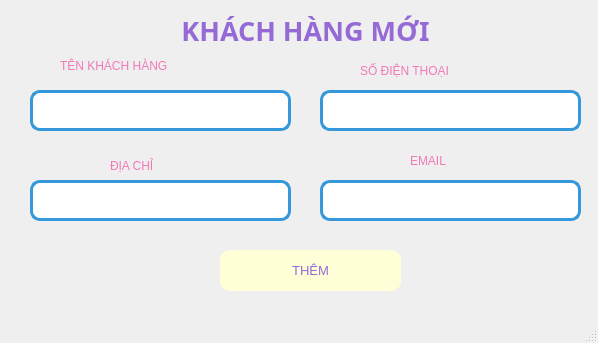
<?xml version="1.0" encoding="UTF-8"?>
<ui version="4.0">
 <class>MainWindow</class>
 <widget class="QMainWindow" name="MainWindow">
  <property name="geometry">
   <rect>
    <x>0</x>
    <y>0</y>
    <width>598</width>
    <height>343</height>
   </rect>
  </property>
  <property name="windowTitle">
   <string>MainWindow</string>
  </property>
  <widget class="QWidget" name="centralwidget">
   <widget class="QTextEdit" name="txt_email">
    <property name="geometry">
     <rect>
      <x>320</x>
      <y>180</y>
      <width>261</width>
      <height>41</height>
     </rect>
    </property>
    <property name="styleSheet">
     <string notr="true">border-radius: 10px;
        border: 3px solid #3498db;  /* Viền xanh dương */
        background-color: #ffffff</string>
    </property>
   </widget>
   <widget class="QLabel" name="labelTitle">
    <property name="geometry">
     <rect>
      <x>140</x>
      <y>10</y>
      <width>331</width>
      <height>41</height>
     </rect>
    </property>
    <property name="font">
     <font>
      <family>Arial Black</family>
      <pointsize>20</pointsize>
      <weight>75</weight>
      <bold>true</bold>
     </font>
    </property>
    <property name="styleSheet">
     <string>color: rgb(149, 106, 214);</string>
    </property>
    <property name="text">
     <string>KHÁCH HÀNG MỚI</string>
    </property>
    <property name="alignment">
     <set>Qt::AlignCenter</set>
    </property>
   </widget>
   <widget class="QPushButton" name="btn_them">
    <property name="geometry">
     <rect>
      <x>220</x>
      <y>250</y>
      <width>181</width>
      <height>41</height>
     </rect>
    </property>
    <property name="font">
     <font>
      <pointsize>10</pointsize>
     </font>
    </property>
    <property name="styleSheet">
     <string>background-color: rgb(255, 255, 215); color: rgb(149, 106, 214); border-radius: 10px;</string>
    </property>
    <property name="text">
     <string>THÊM</string>
    </property>
   </widget>
   <widget class="QTextEdit" name="txt_tenKH">
    <property name="geometry">
     <rect>
      <x>30</x>
      <y>90</y>
      <width>261</width>
      <height>41</height>
     </rect>
    </property>
    <property name="styleSheet">
     <string notr="true">border-radius: 10px;
        border: 3px solid #3498db;  /* Viền xanh dương */
        background-color: #ffffff</string>
    </property>
   </widget>
   <widget class="QLabel" name="label_3">
    <property name="geometry">
     <rect>
      <x>410</x>
      <y>150</y>
      <width>81</width>
      <height>21</height>
     </rect>
    </property>
    <property name="styleSheet">
     <string notr="true">font: 10pt &quot;UTM Bell&quot;;
color: rgb(241, 121, 184);
</string>
    </property>
    <property name="text">
     <string>EMAIL</string>
    </property>
   </widget>
   <widget class="QLabel" name="label_4">
    <property name="geometry">
     <rect>
      <x>360</x>
      <y>60</y>
      <width>161</width>
      <height>21</height>
     </rect>
    </property>
    <property name="styleSheet">
     <string notr="true">font: 10pt &quot;UTM Bell&quot;;
color: rgb(241, 121, 184);
</string>
    </property>
    <property name="text">
     <string>SỐ ĐIỆN THOẠI</string>
    </property>
   </widget>
   <widget class="QLabel" name="label_2">
    <property name="geometry">
     <rect>
      <x>110</x>
      <y>150</y>
      <width>101</width>
      <height>31</height>
     </rect>
    </property>
    <property name="styleSheet">
     <string notr="true">font: 10pt &quot;UTM Bell&quot;;
color: rgb(241, 121, 184);
</string>
    </property>
    <property name="text">
     <string>ĐỊA CHỈ</string>
    </property>
   </widget>
   <widget class="QLabel" name="label">
    <property name="geometry">
     <rect>
      <x>60</x>
      <y>50</y>
      <width>191</width>
      <height>31</height>
     </rect>
    </property>
    <property name="styleSheet">
     <string notr="true">font: 10pt &quot;UTM Bell&quot;;
color: rgb(241, 121, 184);
</string>
    </property>
    <property name="text">
     <string>TÊN KHÁCH HÀNG</string>
    </property>
   </widget>
   <widget class="QTextEdit" name="txt_diachi">
    <property name="geometry">
     <rect>
      <x>30</x>
      <y>180</y>
      <width>261</width>
      <height>41</height>
     </rect>
    </property>
    <property name="styleSheet">
     <string notr="true">border-radius: 10px;
        border: 3px solid #3498db;  /* Viền xanh dương */
        background-color: #ffffff</string>
    </property>
   </widget>
   <widget class="QTextEdit" name="txt_sdt">
    <property name="geometry">
     <rect>
      <x>320</x>
      <y>90</y>
      <width>261</width>
      <height>41</height>
     </rect>
    </property>
    <property name="styleSheet">
     <string notr="true">border-radius: 10px;
        border: 3px solid #3498db;  /* Viền xanh dương */
        background-color: #ffffff</string>
    </property>
   </widget>
  </widget>
  <widget class="QMenuBar" name="menubar">
   <property name="geometry">
    <rect>
     <x>0</x>
     <y>0</y>
     <width>598</width>
     <height>26</height>
    </rect>
   </property>
  </widget>
  <widget class="QStatusBar" name="statusbar"/>
 </widget>
 <resources/>
 <connections/>
</ui>
